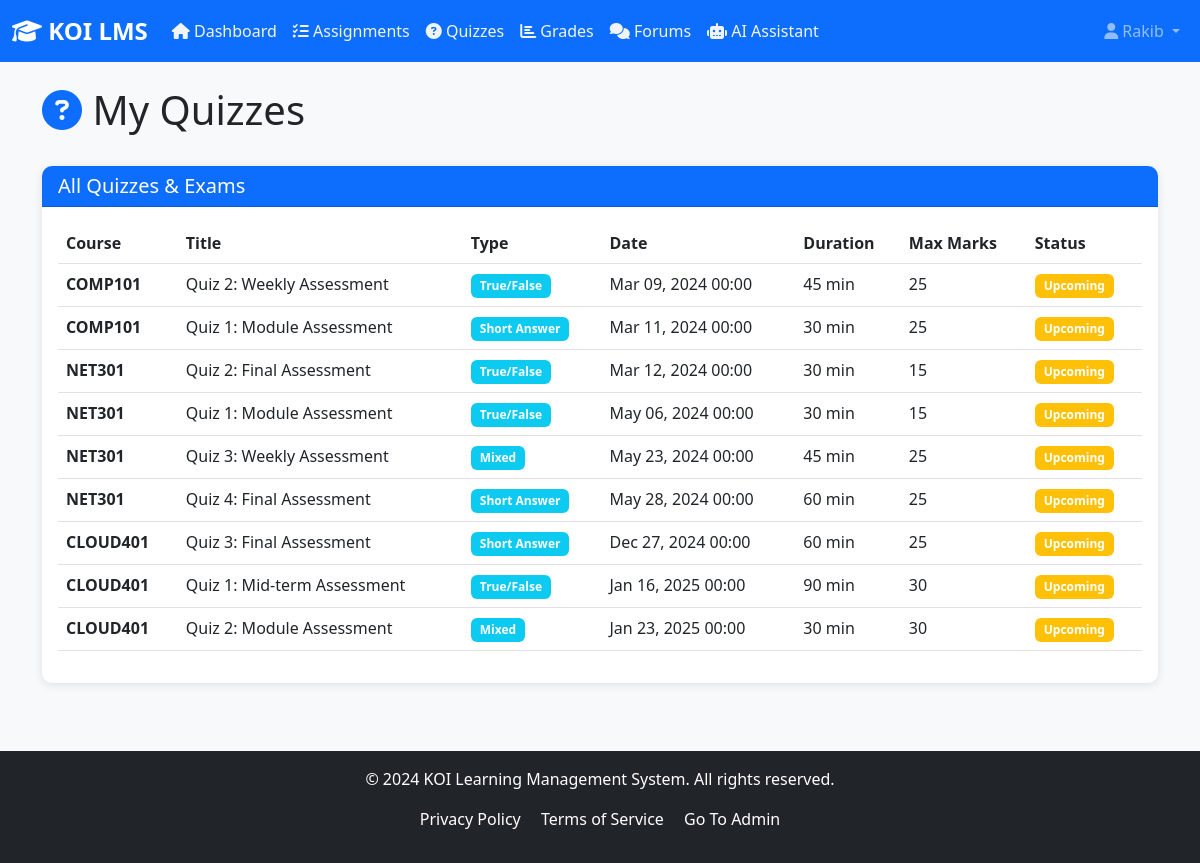
The page /quizzes/ (signed in) on the database its author committed.
### lms_core/models.py (models this page shows, shortened)
class Quiz(models.Model):
    quiz_id = models.CharField(max_length=50, unique=True)
    course = models.ForeignKey(Course, on_delete=models.CASCADE, related_name='quizzes')
    title = models.CharField(max_length=200)
    quiz_type = models.CharField(max_length=50)
    max_marks = models.IntegerField()
    duration_minutes = models.IntegerField()
    date = models.DateTimeField()
    attempts_allowed = models.CharField(max_length=20)
    time_limit = models.BooleanField(default=True)
    shuffle_questions = models.BooleanField(default=False)
    class Meta:
        ordering = ['date']

class Course(models.Model):
    course_id = models.CharField(max_length=50, unique=True)
    course_code = models.CharField(max_length=20)
    course_name = models.CharField(max_length=200)
    instructor = models.CharField(max_length=100)
    term = models.CharField(max_length=50)
    level = models.IntegerField()
    credits = models.IntegerField()
    department = models.CharField(max_length=50)
    max_students = models.IntegerField(default=50)
    enrolled_count = models.IntegerField(default=0)
    mode = models.CharField(max_length=20, default='On-campus')
    start_date = models.DateField()
    end_date = models.DateField()
    description = models.TextField()
    class Meta:
        ordering = ['course_code', 'term']

### lms_core/views.py (the view)
# urls.py: path('quizzes/', views.quizzes_view, name='quizzes'),
@login_required
def quizzes_view(request):
    try:
        student = request.user.student_profile
    except:
        messages.error(request, 'Student profile not found.')
        return redirect('dashboard')
    enrolled_courses = Course.objects.filter(
        enrollments__student=student,
        enrollments__status='Enrolled'
    )
    quizzes = Quiz.objects.filter(
        course__in=enrolled_courses
    ).select_related('course').order_by('date')
    completed_quizzes = Grade.objects.filter(
        student=student,
        assessment_type='Quiz'
    ).values_list('assessment_id', flat=True)
    context = {
        'quizzes': quizzes,
        'completed_quizzes': completed_quizzes,
    }
    return render(request, 'lms_core/quizzes.html', context)

### lms_core/templates/lms_core/quizzes.html (shortened to what this page needs)
{% extends 'lms_core/base.html' %}
{% block content %}
<div class="row mb-4">
    <div class="col-12">
        <h1><i class="fas fa-question-circle text-primary"></i> My Quizzes</h1>
    </div>
</div>
<div class="row">
    <div class="col-12">
        <div class="card">
            <div class="card-header bg-primary text-white">
                <h5 class="mb-0">All Quizzes & Exams</h5>
            </div>
            <div class="card-body">
                {% if quizzes %}
                <div class="table-responsive">
                    <table class="table table-hover">
                        <thead>
                            <tr>
                                <th>Course</th>
                                <th>Title</th>
                                <th>Type</th>
                                <th>Date</th>
                                <th>Duration</th>
                                <th>Max Marks</th>
                                <th>Status</th>
                            </tr>
                        </thead>
                        <tbody>
                            {% for quiz in quizzes %}
                            <tr>
                                <td><strong>{{ quiz.course.course_code }}</strong></td>
                                <td>{{ quiz.title }}</td>
                                <td><span class="badge bg-info">{{ quiz.quiz_type }}</span></td>
                                <td>{{ quiz.date|date:"M d, Y H:i" }}</td>
                                <td>{{ quiz.duration_minutes }} min</td>
                                <td>{{ quiz.max_marks }}</td>
                                <td>
                                    {% if quiz.quiz_id in completed_quizzes %}
                                    <span class="badge bg-success">Completed</span>
                                    {% else %}
                                    <span class="badge bg-warning">Upcoming</span>
                                    {% endif %}
                                </td>
                            </tr>
                            {% endfor %}
                        </tbody>
                    </table>
                </div>
                {% else %}
                <p class="text-muted">No quizzes scheduled.</p>
                {% endif %}
            </div>
        </div>
    </div>
</div>
{% endblock %}

### lms_core/templates/lms_core/base.html (shortened to what this page needs)
<!DOCTYPE html>
<html lang="en">
<head>
    <link href="https://cdn.jsdelivr.net/npm/bootstrap@5.3.0/dist/css/bootstrap.min.css" rel="stylesheet">
    <link rel="stylesheet" href="https://cdnjs.cloudflare.com/ajax/libs/font-awesome/6.4.0/css/all.min.css">
    {% load static %}
    <link rel="stylesheet" href="{% static 'lms_core/css/style.css' %}">
</head>
<body>
    <nav class="navbar navbar-expand-lg navbar-dark bg-primary">
        <div class="container-fluid">
            <a class="navbar-brand" href="{% url 'dashboard' %}">
                <i class="fas fa-graduation-cap"></i> KOI LMS
            </a>
            <div class="collapse navbar-collapse" id="navbarNav">
                {% if user.is_authenticated %}
                <ul class="navbar-nav me-auto">
                    <li class="nav-item">
                        <a class="nav-link" href="{% url 'dashboard' %}" style="color: #f0f4f5;">
    <i class="fas fa-home"></i> Dashboard
</a>
                    </li>
                    <li class="nav-item">
                        <a class="nav-link" href="{% url 'assignments' %}" style="color: #f0f4f5;">
                            <i class="fas fa-tasks"></i> Assignments
                        </a>
                    </li>
                    <li class="nav-item">
                        <a class="nav-link" href="{% url 'quizzes' %}" style="color: #f0f4f5;">
                            <i class="fas fa-question-circle"></i> Quizzes
                        </a>
                    </li>
                    <li class="nav-item">
                        <a class="nav-link" href="{% url 'grades' %}" style="color: #f0f4f5;">
                            <i class="fas fa-chart-bar"></i> Grades
                        </a>
                    </li>
                    <li class="nav-item">
                        <a class="nav-link" href="{% url 'forums' %}" style="color: #f0f4f5;">
                            <i class="fas fa-comments"></i> Forums
                        </a>
                    </li>
                    <li class="nav-item">
                        <a class="nav-link" href="{% url 'ai_query' %}" style="color: #f0f4f5;">
                            <i class="fas fa-robot"></i> AI Assistant
                        </a>
                    </li>
                </ul>
                <ul class="navbar-nav">
                    <li class="nav-item dropdown">
                        <a class="nav-link dropdown-toggle" href="#" id="userDropdown" role="button" data-bs-toggle="dropdown">
                            <i class="fas fa-user"></i> {{ user.username }}
                        </a>
                    </li>
                </ul>
                {% endif %}
            </div>
        </div>
    </nav>
    <main class="container my-4">
        {% block content %}{% endblock %}
    </main>
    <footer class="bg-dark text-white text-center py-3 mt-5">
        <div class="container">
            <p>&copy; 2024 KOI Learning Management System. All rights reserved.</p>
            <p>
                <a href="#" class="text-white me-3">Privacy Policy</a>
                <a href="#" class="text-white me-3">Terms of Service</a>
                <a href="{% url 'teacher_signup' %}" class="text-white">Go To Admin</a>
            </p>
        </div>
    </footer>
    {% load static %}
</body>
</html>

### lms_core/static/lms_core/css/style.css (style rules this page uses)
:root { --primary-color: #0d6efd; --secondary-color: #6c757d; --success-color: #198754; --info-color: #0dcaf0; --warning-color: #ffc107; --danger-color: #dc3545; }
body { font-family: 'Segoe UI', Tahoma, Geneva, Verdana, sans-serif; background-color: #f8f9fa; }
.navbar-brand { font-weight: bold; font-size: 1.5rem; }
.card { border: none; border-radius: 10px; box-shadow: 0 2px 10px rgba(0,0,0,0.1); margin-bottom: 20px; }
.card-header { border-radius: 10px 10px 0 0 !important; font-weight: 600; }
.badge { padding: 0.5em 0.75em; }
.table { background-color: white; }
.table thead { background-color: #f8f9fa; }
footer { margin-top: 50px; }
footer a { text-decoration: none; }

### rows shown on the page
Quiz: course.course_code "COMP101", title "Quiz 2: Weekly Assessment", quiz_type "True/False", date "Mar 09, 2024 00:00", duration_minutes "45", max_marks "25", shows "Upcoming"
Quiz: course.course_code "COMP101", title "Quiz 1: Module Assessment", quiz_type "Short Answer", date "Mar 11, 2024 00:00", duration_minutes "30", max_marks "25", shows "Upcoming"
Quiz: course.course_code "NET301", title "Quiz 2: Final Assessment", quiz_type "True/False", date "Mar 12, 2024 00:00", duration_minutes "30", max_marks "15", shows "Upcoming"
Quiz: course.course_code "NET301", title "Quiz 1: Module Assessment", quiz_type "True/False", date "May 06, 2024 00:00", duration_minutes "30", max_marks "15", shows "Upcoming"
Quiz: course.course_code "NET301", title "Quiz 3: Weekly Assessment", quiz_type "Mixed", date "May 23, 2024 00:00", duration_minutes "45", max_marks "25", shows "Upcoming"
Quiz: course.course_code "NET301", title "Quiz 4: Final Assessment", quiz_type "Short Answer", date "May 28, 2024 00:00", duration_minutes "60", max_marks "25", shows "Upcoming"
Quiz: course.course_code "CLOUD401", title "Quiz 3: Final Assessment", quiz_type "Short Answer", date "Dec 27, 2024 00:00", duration_minutes "60", max_marks "25", shows "Upcoming"
Quiz: course.course_code "CLOUD401", title "Quiz 1: Mid-term Assessment", quiz_type "True/False", date "Jan 16, 2025 00:00", duration_minutes "90", max_marks "30", shows "Upcoming"
Quiz: course.course_code "CLOUD401", title "Quiz 2: Module Assessment", quiz_type "Mixed", date "Jan 23, 2025 00:00", duration_minutes "30", max_marks "30", shows "Upcoming"

### other values the page prints
{{ user.username }} "Rakib"
